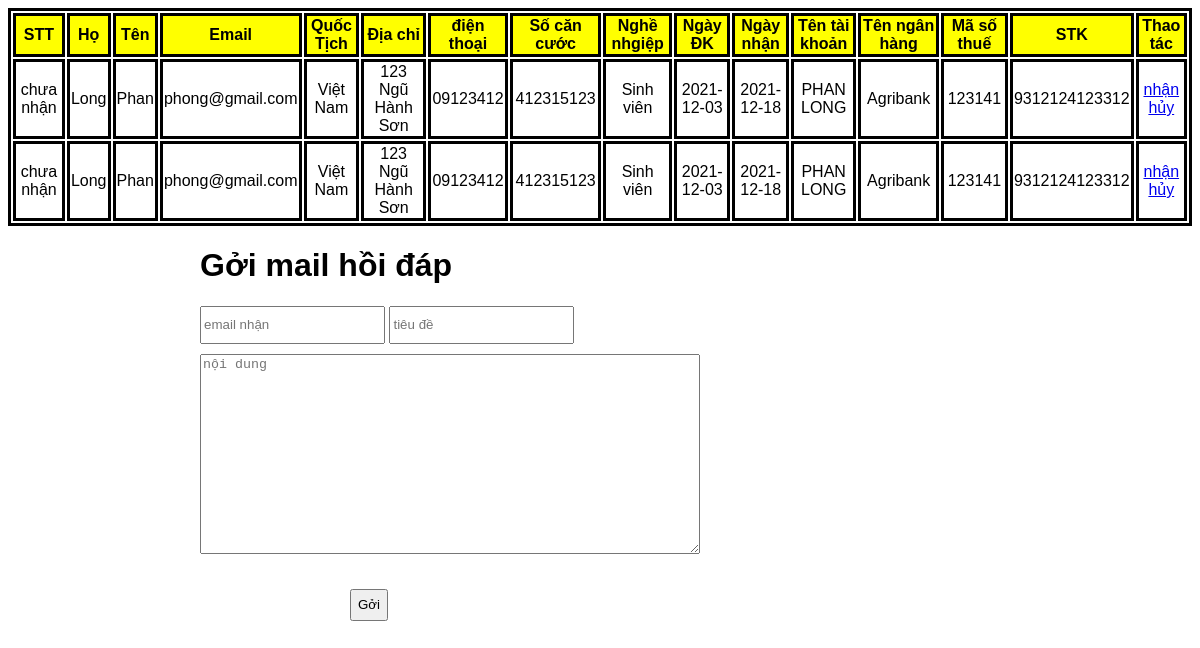
The app's page /admin/page/QL_dangkiphong.php with its own data.
### tables this page shows
CREATE TABLE `registration_room` (
  `id` int(11) NOT NULL,
  `fname` varchar(20) NOT NULL,
  `lname` varchar(20) NOT NULL,
  `email` varchar(30) NOT NULL,
  `quoctich` varchar(30) NOT NULL,
  `diachi` varchar(50) NOT NULL,
  `dienthoai` varchar(12) NOT NULL,
  `cancuoc` varchar(20) NOT NULL,
  `nghenghiep` varchar(40) NOT NULL,
  `ngaydk` varchar(30) NOT NULL,
  `ngaynhan` varchar(30) NOT NULL,
  `tenTKKH` varchar(40) NOT NULL,
  `tenNH` varchar(40) NOT NULL,
  `ma` varchar(40) NOT NULL,
  `STK` varchar(50) NOT NULL,
  `unique_id` varchar(20) NOT NULL,
  `id_motel` varchar(20) NOT NULL,
  `show` varchar(10) NOT NULL
);

### admin/page/QL_dangkiphong.php (the view, shortened to what this page needs)
<table class="table table-striped" style="text-align: center; border: solid; ">
  <thead style="border: solid;">
    <tr>
      <th scope="col">STT</th>
      <th scope="col">Họ</th>
      <th scope="col">Tên</th>
      <th scope="col">Email</th>
      <th scope="col">Quốc Tịch</th>
      <th scope="col">Địa chỉ</th>
      <th scope="col">điện thoại</th>
      <th scope="col">Số căn cước</th>
      <th scope="col">Nghề nhgiệp</th>
      <th scope="col">Ngày ĐK</th>
      <th scope="col">Ngày nhận</th>
      <th scope="col">Tên tài khoản</th>
      <th scope="col">Tên ngân hàng</th>
      <th scope="col">Mã số thuế</th>
      <th scope="col">STK</th>
      <th scope="col">Thao tác</th>
    </tr>
  </thead>
  <tbody>
  <?php
$conn = mysqli_connect("localhost","root","","chatapp");
$sql = "SELECT * FROM registration_room";
$ketqua = mysqli_query($conn,$sql);
while ($row = mysqli_fetch_array($ketqua)) {
  $show = $row['show'];
  $msg = "";
  if ($show != 1) {
    $msg="chưa nhận";
  }else{
    $msg="đã nhận";
  }
  echo "<tr>";
  echo '<td>'.$msg.'</td>';
  echo '<td>'.$row['fname'].'</td>';
  echo '<td>'.$row['lname'].'</td>';
  echo '<td>'.$row['email'].'</td>';
  echo '<td>'.$row['quoctich'].'</td>';
  echo '<td>'.$row['diachi'].'</td>';
  echo '<td>'.$row['dienthoai'].'</td>';
  echo '<td>'.$row['cancuoc'].'</td>';
  echo '<td>'.$row['nghenghiep'].'</td>';
  echo '<td>'.$row['ngaydk'].'</td>';
  echo'<td>'.$row['ngaynhan'].'</td>';
  echo '<td>'.$row['tenTKKH'].'</td>';
  echo '<td>'.$row['tenNH'].'</td>';
  echo '<td>'.$row['ma'].'</td>';
  echo '<td>'.$row['STK'].'</td>';
  echo '<td><a href="page/xacnhan.php?id='.$row['id'].'" class="btn btn-primary btn-lg active" role="button" aria-pressed="true">nhận</a><br>
  <a href="page/huy.php?id='.$row['id'].'" class="btn btn-primary btn-lg active" role="button" aria-pressed="true">hủy</a></td>';
  echo " </tr>";
}
  ?>
    </tbody>
</table>
        <?php
if (isset($_GET['action']) && $_GET['action'] == "send") {
            if (empty($_POST['email'])) {
                $error = "Bạn phải nhập địa chỉ email";
            } elseif (!empty($_POST['email']) && !filter_var($_POST['email'], FILTER_VALIDATE_EMAIL)) {
                $error = "Bạn phải nhập email đúng định dạng";
            } elseif (empty($_POST['content'])) {
                $error = "Bạn phải nhập nội dung";
            }
            if (!isset($error)) {
                include 'library.php';
                require 'vendor/autoload.php';
                $mail = new PHPMailer(true);
                try {
                    $mail->CharSet = "UTF-8";
                    $mail->SMTPDebug = 0;
                    $mail->isSMTP();
                    $mail->Host = SMTP_HOST;
                    $mail->SMTPAuth = true;
                    $mail->Username = SMTP_UNAME;
                    $mail->Password = SMTP_PWORD;
                    $mail->SMTPSecure = 'ssl';
                    $mail->Port = SMTP_PORT;
                    $mail->setFrom(SMTP_UNAME, "Tên người gửi");
                    $mail->addAddress($_POST['email'], 'Tên người nhận');
                    $mail->addReplyTo(SMTP_UNAME, 'Tên người trả lời');
                    $mail->isHTML(true);
                    $mail->Subject = $_POST['title'];
                    $mail->Body = $_POST['content'];
                    $mail->AltBody = $_POST['content'];
                    $result = $mail->send();
                    if (!$result) {
                        $error = "Có lỗi xảy ra trong quá trình gửi mail";
                    }
                } catch (Exception $e) {
                    echo 'Message could not be sent. Mailer Error: ', $mail->ErrorInfo;
                }
            }
            ?>
            <div class = "container">
                <div class = "error"><?= isset($error) ? $error : "Gửi email thành công" ?></div>
                <a href = "?page=5">Quay lại form gửi mail</a>
            </div>
        <?php } else {
            ?>
            <div class="container">
                <h1>Gởi mail hồi đáp </h1>
                <form id="send-email-form" method="POST" action="?page=5&&action=send">
                    <input type="text" name="email" value="" placeholder="email nhận" br/>
                    <input type="text" name="title" value="" placeholder="tiêu đề" /><br/>
                     <textarea name="content" placeholder="nội dung"></textarea><br/>
                    <input type="submit" value="Gởi" />
                </form>
            </div>
<?php } ?>

### admin/page/QL_dangkiphong.php (style rules this page uses)
th { text-align: center; background: yellow; border: solid; }
td { border: solid; }
.container { width: 800px; margin: 0 auto; }
#send-email-form input { margin-bottom: 10px; line-height: 32px; }
#send-email-form textarea { width: 500px; height: 200px; }
#send-email-form input[type=submit] { margin-top: 35px; height: 32px; margin-left: 150px; }

### records on screen
registration_room: show "chưa nhận", fname "Long", lname "Phan", email "phong@gmail.com", quoctich "Việt Nam", diachi "123 Ngũ Hành Sơn", dienthoai "09123412", cancuoc "412315123", nghenghiep "Sinh viên", ngaydk "2021-12-03", ngaynhan "2021-12-18", tenTKKH "PHAN LONG", tenNH "Agribank", ma "123141", STK "9312124123312"
registration_room: show "chưa nhận", fname "Long", lname "Phan", email "phong@gmail.com", quoctich "Việt Nam", diachi "123 Ngũ Hành Sơn", dienthoai "09123412", cancuoc "412315123", nghenghiep "Sinh viên", ngaydk "2021-12-03", ngaynhan "2021-12-18", tenTKKH "PHAN LONG", tenNH "Agribank", ma "123141", STK "9312124123312"
